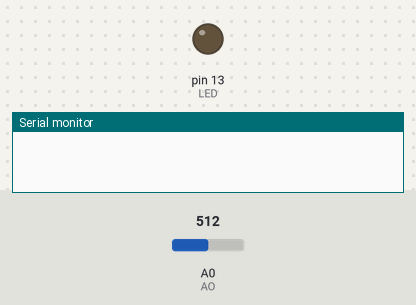
A sketch run on a simulated Arduino Uno, built with avr-gcc and run on an emulated ATmega328P. Parts: output pins drawn as LEDs (lit = HIGH), the last lines printed to the serial monitor. The inputs (shaded band) are chosen by the test bench; at power-on: A0 (AO) = 512.

Above: at 0.1 s.
At 1.1 s:
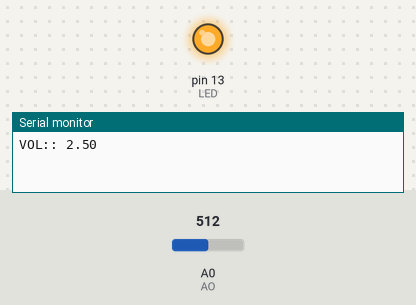
Timing chart, 0 to 2.6 s (numbered marks = the images above):
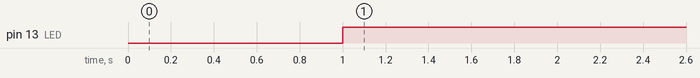

Measured:
- by itself, pin 13 (LED): LOW → HIGH at 1.0 s

The sketch:

Analog_port.ino
```cpp
int AO=0;
int LED=13;
float voltage;
void setup()
{
  Serial.begin(9600);
  pinMode(AO,INPUT);
  pinMode(LED,OUTPUT);

}

void loop()
{
  int l=analogRead(AO);
  //Serial.println(l);
  delay(1000);
  voltage=l*(5.0/1023.0);
  Serial.print("VOL:: ");
  Serial.println(voltage);
  if(voltage>2.5)
  digitalWrite(LED,HIGH);
  else
  digitalWrite(LED,LOW);
}
```
